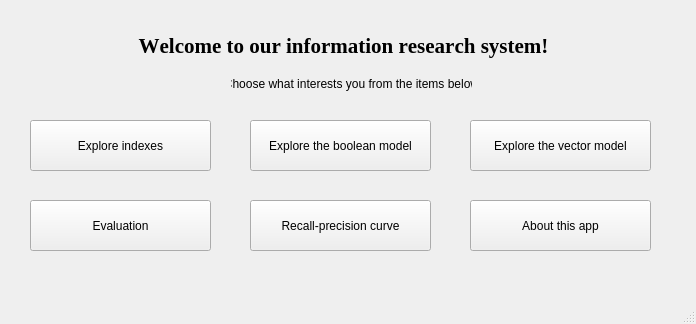
<?xml version="1.0" encoding="UTF-8"?>
<ui version="4.0">
 <class>MainWindow</class>
 <widget class="QMainWindow" name="MainWindow">
  <property name="geometry">
   <rect>
    <x>0</x>
    <y>0</y>
    <width>696</width>
    <height>324</height>
   </rect>
  </property>
  <property name="windowTitle">
   <string>Welcome</string>
  </property>
  <widget class="QWidget" name="centralwidget">
   <widget class="QPushButton" name="vectormodel">
    <property name="geometry">
     <rect>
      <x>470</x>
      <y>120</y>
      <width>181</width>
      <height>51</height>
     </rect>
    </property>
    <property name="text">
     <string>Explore the vector model</string>
    </property>
   </widget>
   <widget class="QPushButton" name="booleanmodel">
    <property name="geometry">
     <rect>
      <x>250</x>
      <y>120</y>
      <width>181</width>
      <height>51</height>
     </rect>
    </property>
    <property name="text">
     <string>Explore the boolean model</string>
    </property>
   </widget>
   <widget class="QPushButton" name="exploreindexes">
    <property name="geometry">
     <rect>
      <x>30</x>
      <y>120</y>
      <width>181</width>
      <height>51</height>
     </rect>
    </property>
    <property name="text">
     <string>Explore indexes</string>
    </property>
    <property name="default">
     <bool>false</bool>
    </property>
   </widget>
   <widget class="QLabel" name="label_3">
    <property name="geometry">
     <rect>
      <x>103</x>
      <y>20</y>
      <width>481</width>
      <height>51</height>
     </rect>
    </property>
    <property name="font">
     <font>
      <family>Times New Roman</family>
      <pointsize>16</pointsize>
      <weight>75</weight>
      <bold>true</bold>
      <strikeout>false</strikeout>
      <kerning>false</kerning>
     </font>
    </property>
    <property name="text">
     <string>Welcome to our information research system!</string>
    </property>
    <property name="alignment">
     <set>Qt::AlignCenter</set>
    </property>
   </widget>
   <widget class="QPushButton" name="evaluation">
    <property name="geometry">
     <rect>
      <x>30</x>
      <y>200</y>
      <width>181</width>
      <height>51</height>
     </rect>
    </property>
    <property name="text">
     <string>Evaluation</string>
    </property>
    <property name="default">
     <bool>false</bool>
    </property>
   </widget>
   <widget class="QPushButton" name="curve">
    <property name="geometry">
     <rect>
      <x>250</x>
      <y>200</y>
      <width>181</width>
      <height>51</height>
     </rect>
    </property>
    <property name="text">
     <string>Recall-precision curve</string>
    </property>
    <property name="default">
     <bool>false</bool>
    </property>
   </widget>
   <widget class="QPushButton" name="about">
    <property name="geometry">
     <rect>
      <x>470</x>
      <y>200</y>
      <width>181</width>
      <height>51</height>
     </rect>
    </property>
    <property name="text">
     <string>About this app</string>
    </property>
    <property name="default">
     <bool>false</bool>
    </property>
   </widget>
   <widget class="QLabel" name="label">
    <property name="geometry">
     <rect>
      <x>231</x>
      <y>76</y>
      <width>241</width>
      <height>16</height>
     </rect>
    </property>
    <property name="text">
     <string>Choose what interests you from the items below</string>
    </property>
    <property name="alignment">
     <set>Qt::AlignCenter</set>
    </property>
   </widget>
  </widget>
  <widget class="QMenuBar" name="menubar">
   <property name="geometry">
    <rect>
     <x>0</x>
     <y>0</y>
     <width>696</width>
     <height>21</height>
    </rect>
   </property>
  </widget>
  <widget class="QStatusBar" name="statusbar"/>
 </widget>
 <resources/>
 <connections/>
</ui>
